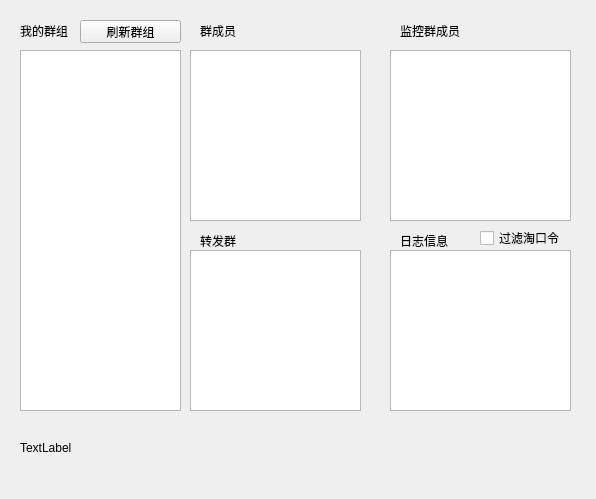
<?xml version="1.0" encoding="UTF-8"?>
<ui version="4.0">
 <class>MainWindow</class>
 <widget class="QMainWindow" name="MainWindow">
  <property name="geometry">
   <rect>
    <x>0</x>
    <y>0</y>
    <width>596</width>
    <height>499</height>
   </rect>
  </property>
  <property name="windowTitle">
   <string>主窗口</string>
  </property>
  <widget class="QWidget" name="centralwidget">
   <widget class="QLabel" name="label">
    <property name="geometry">
     <rect>
      <x>20</x>
      <y>20</y>
      <width>61</width>
      <height>21</height>
     </rect>
    </property>
    <property name="text">
     <string>我的群组</string>
    </property>
   </widget>
   <widget class="QPushButton" name="pushButton">
    <property name="geometry">
     <rect>
      <x>80</x>
      <y>20</y>
      <width>101</width>
      <height>23</height>
     </rect>
    </property>
    <property name="text">
     <string>刷新群组</string>
    </property>
   </widget>
   <widget class="QListWidget" name="listView1">
    <property name="geometry">
     <rect>
      <x>20</x>
      <y>50</y>
      <width>161</width>
      <height>361</height>
     </rect>
    </property>
    <property name="selectionMode">
     <enum>QAbstractItemView::ExtendedSelection</enum>
    </property>
   </widget>
   <widget class="QListWidget" name="listView2">
    <property name="geometry">
     <rect>
      <x>190</x>
      <y>50</y>
      <width>171</width>
      <height>171</height>
     </rect>
    </property>
    <property name="selectionMode">
     <enum>QAbstractItemView::ExtendedSelection</enum>
    </property>
   </widget>
   <widget class="QLabel" name="label_2">
    <property name="geometry">
     <rect>
      <x>200</x>
      <y>20</y>
      <width>61</width>
      <height>21</height>
     </rect>
    </property>
    <property name="text">
     <string>群成员</string>
    </property>
   </widget>
   <widget class="QListWidget" name="listView3">
    <property name="geometry">
     <rect>
      <x>390</x>
      <y>50</y>
      <width>181</width>
      <height>171</height>
     </rect>
    </property>
    <property name="selectionMode">
     <enum>QAbstractItemView::ExtendedSelection</enum>
    </property>
   </widget>
   <widget class="QLabel" name="label_3">
    <property name="geometry">
     <rect>
      <x>400</x>
      <y>20</y>
      <width>71</width>
      <height>21</height>
     </rect>
    </property>
    <property name="text">
     <string>监控群成员</string>
    </property>
   </widget>
   <widget class="QListWidget" name="listView4">
    <property name="geometry">
     <rect>
      <x>190</x>
      <y>250</y>
      <width>171</width>
      <height>161</height>
     </rect>
    </property>
    <property name="selectionMode">
     <enum>QAbstractItemView::ExtendedSelection</enum>
    </property>
   </widget>
   <widget class="QLabel" name="label_4">
    <property name="geometry">
     <rect>
      <x>200</x>
      <y>230</y>
      <width>61</width>
      <height>21</height>
     </rect>
    </property>
    <property name="text">
     <string>转发群</string>
    </property>
   </widget>
   <widget class="QLabel" name="label_5">
    <property name="geometry">
     <rect>
      <x>400</x>
      <y>230</y>
      <width>61</width>
      <height>21</height>
     </rect>
    </property>
    <property name="text">
     <string>日志信息</string>
    </property>
   </widget>
   <widget class="QListWidget" name="listWidget5">
    <property name="geometry">
     <rect>
      <x>390</x>
      <y>250</y>
      <width>181</width>
      <height>161</height>
     </rect>
    </property>
    <property name="selectionMode">
     <enum>QAbstractItemView::ExtendedSelection</enum>
    </property>
   </widget>
   <widget class="QCheckBox" name="checkBox">
    <property name="geometry">
     <rect>
      <x>480</x>
      <y>230</y>
      <width>81</width>
      <height>16</height>
     </rect>
    </property>
    <property name="text">
     <string>过滤淘口令</string>
    </property>
   </widget>
   <widget class="QLabel" name="label_6">
    <property name="geometry">
     <rect>
      <x>20</x>
      <y>440</y>
      <width>551</width>
      <height>16</height>
     </rect>
    </property>
    <property name="text">
     <string>TextLabel</string>
    </property>
   </widget>
  </widget>
  <widget class="QStatusBar" name="statusbar">
   <property name="sizeGripEnabled">
    <bool>false</bool>
   </property>
  </widget>
  <widget class="QMenuBar" name="menubar">
   <property name="geometry">
    <rect>
     <x>0</x>
     <y>0</y>
     <width>596</width>
     <height>23</height>
    </rect>
   </property>
  </widget>
 </widget>
 <resources/>
 <connections/>
</ui>
